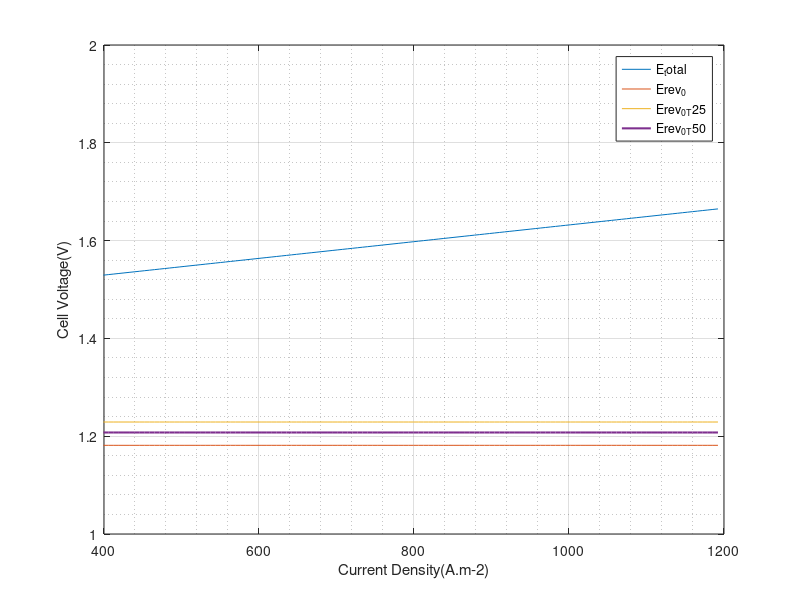

This chart was generated by the following MATLAB code:

%% Parameters
F = 96.487; % Faraday constant kj/V (96485 C/mol)
T = 80+273.15; %Kelvin
A = 12.25; % membrane area(cm^2)
thickness = 178e-6; %thickness of the membrane (micro meter)
conductivity = 0.0165e2; %conductivity of the membrane (S*cm^-1)*1e2 [becomes nonlinear due to bubble overvoltage effect for higher current densities than 1.5A]
    %T = zeros(125,1);
    I_cell = zeros(125,1);
    j =zeros(125,1);
    Erev_0 = zeros(125,1); % V
    Erev_0_T25 = zeros(125,1);
    Erev_0_T50 = zeros(125,1);
    E_ohm = zeros(125,1);
    E_act =  zeros(125,1);
    E_loss = zeros(125,1);
    E_total = zeros(125,1);
    efficiency = zeros(125,1);
    P_in = zeros(125,1);

%% Input hydrogen production rate from control
%H_flow = 1.2462e-7* I_cell; %m3/s
%h_flow = 7.477*I_cell; % ml/min

%H_flow = 6.231000000000000e-08; % m3/s %1.869300000000000e-07;


%% Calculate I_cell / j_cell
%I_cell = H_flow/(1.2462e-7);
%j =(I_cell/A)*1e4; % current density A*cm^-2*1e4

%% Calculate E_cell and E_loss
%Erev_0 = 1.449 - (0.0006139*T) - (4.592e-7 * (T^2)) + (1.46e-10*T^3); % V

%E_ohm = (thickness*j)/conductivity ; %V % This one is only useful until 1.5 A then conductivity becomes non-linear
%R_ohm = E_ohm/I_cell;

%E_act =  0.0514*I_cell + 0.2798; %V
%R_act = E_act/I_cell;

%E_mass = 0;
%R_mass = E_mass/I_cell;

%E_loss = E_act + E_ohm + E_mass;
%E_total = Erev_0 + E_loss;

%% Calculate effficiency and Pin
%efficiency = (1.48/E_total)*100; % percentage
%P_in = I_cell * E_total;

for i= 1 :1: 125
    T = 80+273.15;
    T_25 = 25+273.15;
    T_50 = 50+273.15;
    %T(i) = 20+(0.7*i);
    
    H_flow = (i*0.1e-8)+(5.7e-8);
    %H_flow = 6.5e-8;
    
    I_cell(i) = H_flow/(1.2462e-7);
    j(i) =(I_cell(i)/A)*1e4; % current density A*cm^-2*1e4
    
    Erev_0(i) = 1.449 - (0.0006139*T) - (4.592e-7 * (T^2)) + (1.46e-10*T^3); % V
    Erev_0_T25(i) = 1.449 - (0.0006139*T_25) - (4.592e-7 * (T_25^2)) + (1.46e-10*T_25^3); % V
    Erev_0_T50(i) = 1.449 - (0.0006139*T_50) - (4.592e-7 * (T_50^2)) + (1.46e-10*T_50^3); % V
    %Erev_0(i) = 1.449 - (0.0006139*T(i)) - (4.592e-7 * (T(i)^2)) + (1.46e-10*T(i)^3); % V
    
    E_ohm(i) = (thickness*j(i))/conductivity ;
    E_act(i) =  0.0514*I_cell(i) + 0.2798;
    E_loss(i) = E_act(i) + E_ohm(i);
    E_total(i) = Erev_0(i) + E_loss(i);
    efficiency(i) = (1.48/E_total(i))*100; % percentage
    P_in(i) = I_cell(i) * E_total(i);
end

%% Current sweep
plot(j,E_total,j,Erev_0,j,Erev_0_T25,j,Erev_0_T50,'LineWidth',1.5);
grid on;
grid minor;
legend('E_total','Erev_0','Erev_0_T25','Erev_0_T50','Location','northeast');
xlabel('Current Density(A.m-2)');
ylabel('Cell Voltage(V)');
ylim([1 2]);
xlim([400 1200]);

%% Temperature sweep (change commented lines inside the for loop + "T")
% plot(T,E_total,T,Erev_0,'LineWidth',1.5);
% grid on;
% grid minor;
% legend('E_total','Erev_0','Location','northeast');
% xlabel('Temperature');
% ylabel('Cell Voltage');
% ylim([1.2 2]);
% xlim([20 110]);